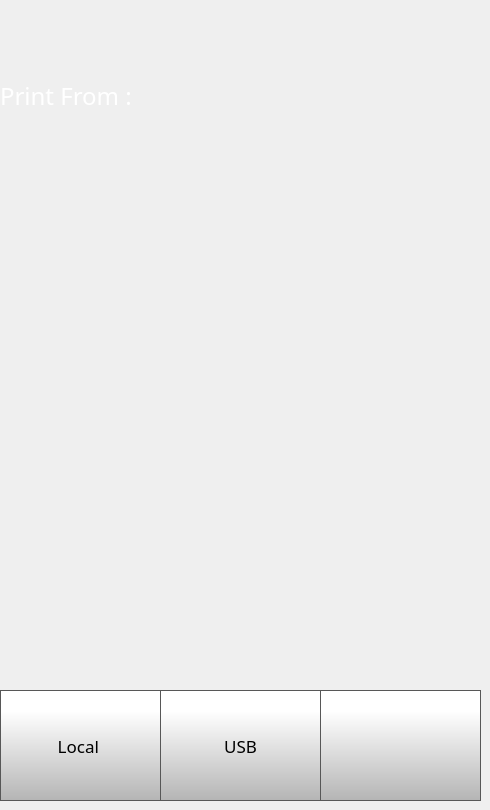
    <widget class="QWidget" name="printLocationPage">
     <widget class="QPushButton" name="fromUsbButton">
      <property name="geometry">
       <rect>
        <x>160</x>
        <y>690</y>
        <width>161</width>
        <height>111</height>
       </rect>
      </property>
      <property name="font">
       <font>
        <family>Gotham</family>
        <pointsize>13</pointsize>
       </font>
      </property>
      <property name="styleSheet">
       <string notr="true">QPushButton {
     border: 1px solid rgb(87, 87, 87);
	background-color: qlineargradient(spread:pad, x1:0, y1:1, x2:0, y2:0.188, stop:0 rgba(180, 180, 180, 255), stop:1 rgba(255, 255, 255, 255));



}

QPushButton:pressed {
    background-color: qlineargradient(x1: 0, y1: 0, x2: 0, y2: 1,
                                      stop: 0 #dadbde, stop: 1 #f6f7fa);
}

QPushButton:flat {
    border: none; /* no border for a flat push button */
}

QPushButton:default {
    border-color: navy; /* make the default button prominent */
}</string>
      </property>
      <property name="text">
       <string>USB</string>
      </property>
      <property name="icon">
       <iconset>
        <normaloff>templates/img/usb.png</normaloff>templates/img/usb.png</iconset>
      </property>
      <property name="iconSize">
       <size>
        <width>40</width>
        <height>40</height>
       </size>
      </property>
     </widget>
     <widget class="QLabel" name="printFromLabel">
      <property name="geometry">
       <rect>
        <x>0</x>
        <y>80</y>
        <width>231</width>
        <height>31</height>
       </rect>
      </property>
      <property name="font">
       <font>
        <family>Gotham</family>
        <pointsize>18</pointsize>
        <weight>50</weight>
        <bold>false</bold>
       </font>
      </property>
      <property name="styleSheet">
       <string notr="true">color: rgb(255, 255, 255);</string>
      </property>
      <property name="text">
       <string>Print From :</string>
      </property>
     </widget>
     <widget class="QPushButton" name="printLocationScreenBackButton">
      <property name="geometry">
       <rect>
        <x>320</x>
        <y>690</y>
        <width>161</width>
        <height>111</height>
       </rect>
      </property>
      <property name="minimumSize">
       <size>
        <width>0</width>
        <height>0</height>
       </size>
      </property>
      <property name="font">
       <font>
        <family>Gotham Light</family>
        <pointsize>9</pointsize>
       </font>
      </property>
      <property name="styleSheet">
       <string notr="true">QPushButton {
     border: 1px solid rgb(87, 87, 87);
	background-color: qlineargradient(spread:pad, x1:0, y1:1, x2:0, y2:0.188, stop:0 rgba(180, 180, 180, 255), stop:1 rgba(255, 255, 255, 255));


}

QPushButton:pressed {
    background-color: qlineargradient(x1: 0, y1: 0, x2: 0, y2: 1,
                                      stop: 0 #dadbde, stop: 1 #f6f7fa);
}

QPushButton:flat {
    border: none; /* no border for a flat push button */
}

QPushButton:default {
    border-color: navy; /* make the default button prominent */
}</string>
      </property>
      <property name="text">
       <string/>
      </property>
      <property name="icon">
       <iconset>
        <normaloff>templates/img/arrows-4.png</normaloff>templates/img/arrows-4.png</iconset>
      </property>
      <property name="iconSize">
       <size>
        <width>50</width>
        <height>50</height>
       </size>
      </property>
      <property name="checkable">
       <bool>false</bool>
      </property>
      <property name="autoDefault">
       <bool>false</bool>
      </property>
      <property name="default">
       <bool>false</bool>
      </property>
      <property name="flat">
       <bool>false</bool>
      </property>
     </widget>
     <widget class="QPushButton" name="fromLocalButton">
      <property name="geometry">
       <rect>
        <x>0</x>
        <y>690</y>
        <width>161</width>
        <height>111</height>
       </rect>
      </property>
      <property name="font">
       <font>
        <family>Gotham</family>
        <pointsize>13</pointsize>
       </font>
      </property>
      <property name="styleSheet">
       <string notr="true">QPushButton {
     border: 1px solid rgb(87, 87, 87);
	background-color: qlineargradient(spread:pad, x1:0, y1:1, x2:0, y2:0.188, stop:0 rgba(180, 180, 180, 255), stop:1 rgba(255, 255, 255, 255));



}

QPushButton:pressed {
    background-color: qlineargradient(x1: 0, y1: 0, x2: 0, y2: 1,
                                      stop: 0 #dadbde, stop: 1 #f6f7fa);
}

QPushButton:flat {
    border: none; /* no border for a flat push button */
}

QPushButton:default {
    border-color: navy; /* make the default button prominent */
}</string>
      </property>
      <property name="text">
       <string>Local </string>
      </property>
      <property name="icon">
       <iconset>
        <normaloff>templates/img/folder.png</normaloff>templates/img/folder.png</iconset>
      </property>
      <property name="iconSize">
       <size>
        <width>40</width>
        <height>40</height>
       </size>
      </property>
     </widget>
    </widget>
